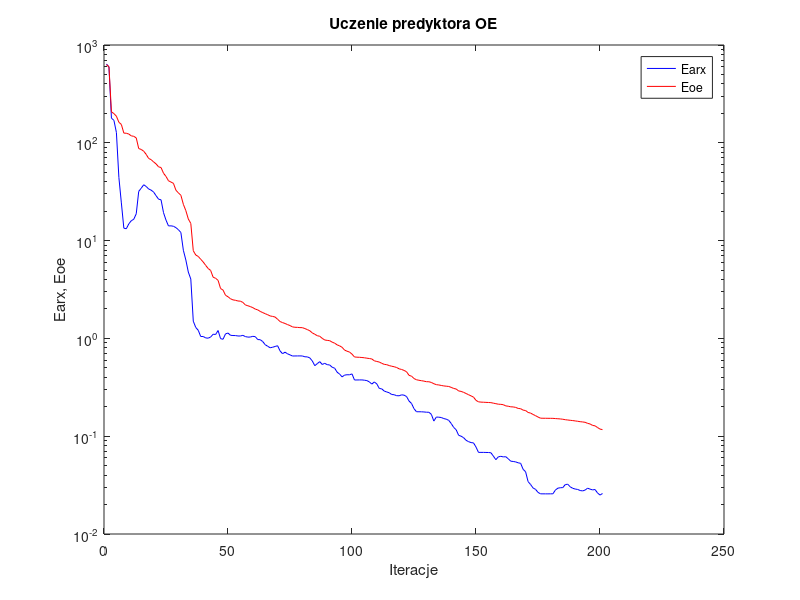
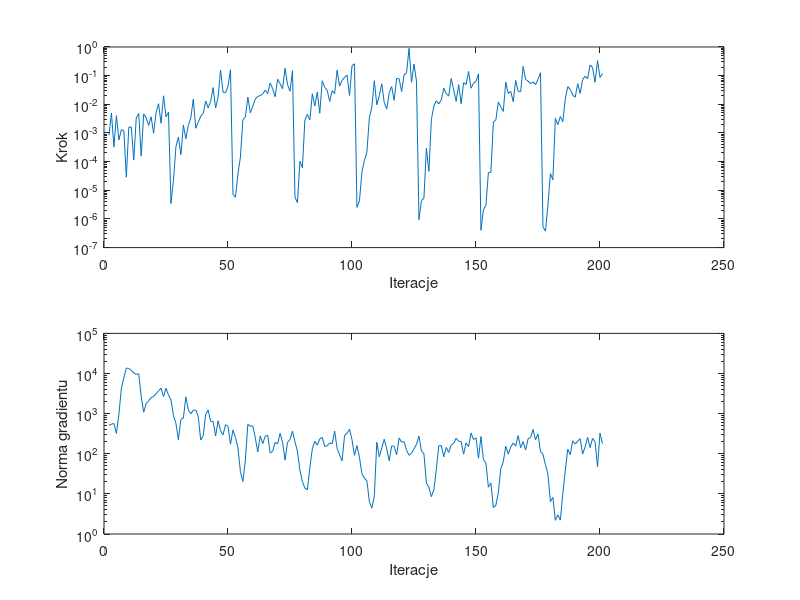

Recreate these plots in MATLAB, in order.
%uczenie predyktora oe
clear all;
n=0; farx(n+1)=6.396215e+002; foe(n+1)=6.296078e+002; wspucz(n+1)=0.000000e+000; ng(n+1)=0.000000e+000;
%odnowa zmiennej metryki
n=1; farx(n+1)=5.955820e+002; foe(n+1)=5.987134e+002; krok(n+1)=8.258271e-004; ng(n+1)=5.130221e+002;
n=2; farx(n+1)=1.784708e+002; foe(n+1)=2.072271e+002; krok(n+1)=5.003630e-003; ng(n+1)=5.467328e+002;
n=3; farx(n+1)=1.697208e+002; foe(n+1)=1.989067e+002; krok(n+1)=3.246155e-004; ng(n+1)=5.672086e+002;
n=4; farx(n+1)=1.274601e+002; foe(n+1)=1.870631e+002; krok(n+1)=4.026836e-003; ng(n+1)=3.209070e+002;
n=5; farx(n+1)=4.416833e+001; foe(n+1)=1.621670e+002; krok(n+1)=5.704577e-004; ng(n+1)=9.535685e+002;
n=6; farx(n+1)=2.430043e+001; foe(n+1)=1.540183e+002; krok(n+1)=1.301857e-003; ng(n+1)=4.268856e+003;
n=7; farx(n+1)=1.339420e+001; foe(n+1)=1.256716e+002; krok(n+1)=1.202286e-003; ng(n+1)=7.942774e+003;
n=8; farx(n+1)=1.321910e+001; foe(n+1)=1.252265e+002; krok(n+1)=2.867992e-005; ng(n+1)=1.367842e+004;
n=9; farx(n+1)=1.483394e+001; foe(n+1)=1.228918e+002; krok(n+1)=1.587460e-003; ng(n+1)=1.336012e+004;
n=10; farx(n+1)=1.597471e+001; foe(n+1)=1.177391e+002; krok(n+1)=1.618881e-003; ng(n+1)=1.198039e+004;
n=11; farx(n+1)=1.651914e+001; foe(n+1)=1.165186e+002; krok(n+1)=1.131625e-004; ng(n+1)=1.031765e+004;
n=12; farx(n+1)=1.880942e+001; foe(n+1)=1.122011e+002; krok(n+1)=3.303815e-003; ng(n+1)=9.545012e+003;
n=13; farx(n+1)=3.187712e+001; foe(n+1)=8.730033e+001; krok(n+1)=4.806036e-003; ng(n+1)=9.802008e+003;
n=14; farx(n+1)=3.431604e+001; foe(n+1)=8.555041e+001; krok(n+1)=1.546804e-004; ng(n+1)=2.653652e+003;
n=15; farx(n+1)=3.723533e+001; foe(n+1)=8.204352e+001; krok(n+1)=4.624038e-003; ng(n+1)=1.085896e+003;
n=16; farx(n+1)=3.579423e+001; foe(n+1)=7.623217e+001; krok(n+1)=3.427028e-003; ng(n+1)=1.781525e+003;
n=17; farx(n+1)=3.371311e+001; foe(n+1)=6.917144e+001; krok(n+1)=1.830478e-003; ng(n+1)=2.081328e+003;
n=18; farx(n+1)=3.282693e+001; foe(n+1)=6.726461e+001; krok(n+1)=3.660956e-003; ng(n+1)=2.505447e+003;
n=19; farx(n+1)=3.136572e+001; foe(n+1)=6.375250e+001; krok(n+1)=9.724064e-004; ng(n+1)=2.676057e+003;
n=20; farx(n+1)=2.879444e+001; foe(n+1)=6.086407e+001; krok(n+1)=5.200687e-003; ng(n+1)=3.145425e+003;
n=21; farx(n+1)=2.650827e+001; foe(n+1)=5.677870e+001; krok(n+1)=1.048329e-002; ng(n+1)=3.698312e+003;
n=22; farx(n+1)=2.612952e+001; foe(n+1)=5.586717e+001; krok(n+1)=2.168540e-003; ng(n+1)=4.294411e+003;
n=23; farx(n+1)=1.930025e+001; foe(n+1)=4.883667e+001; krok(n+1)=1.977848e-002; ng(n+1)=2.672552e+003;
n=24; farx(n+1)=1.619613e+001; foe(n+1)=4.529921e+001; krok(n+1)=3.621201e-003; ng(n+1)=4.301030e+003;
n=25; farx(n+1)=1.412801e+001; foe(n+1)=4.090855e+001; krok(n+1)=5.390749e-003; ng(n+1)=2.912520e+003;
%odnowa zmiennej metryki
n=26; farx(n+1)=1.416091e+001; foe(n+1)=3.967310e+001; krok(n+1)=3.445799e-006; ng(n+1)=2.220262e+003;
n=27; farx(n+1)=1.401166e+001; foe(n+1)=3.851646e+001; krok(n+1)=2.253084e-005; ng(n+1)=8.945603e+002;
n=28; farx(n+1)=1.356754e+001; foe(n+1)=3.274291e+001; krok(n+1)=3.309440e-004; ng(n+1)=5.747729e+002;
n=29; farx(n+1)=1.292685e+001; foe(n+1)=3.076612e+001; krok(n+1)=7.240164e-004; ng(n+1)=2.236832e+002;
n=30; farx(n+1)=1.209363e+001; foe(n+1)=2.907596e+001; krok(n+1)=1.733806e-004; ng(n+1)=7.208743e+002;
n=31; farx(n+1)=7.965097e+000; foe(n+1)=2.349039e+001; krok(n+1)=1.876490e-003; ng(n+1)=7.753801e+002;
n=32; farx(n+1)=6.332860e+000; foe(n+1)=2.025249e+001; krok(n+1)=6.298318e-004; ng(n+1)=2.612608e+003;
n=33; farx(n+1)=4.766347e+000; foe(n+1)=1.663159e+001; krok(n+1)=1.849454e-003; ng(n+1)=1.240363e+003;
n=34; farx(n+1)=4.042562e+000; foe(n+1)=1.498400e+001; krok(n+1)=3.364099e-003; ng(n+1)=9.934085e+002;
n=35; farx(n+1)=1.500462e+000; foe(n+1)=7.874969e+000; krok(n+1)=1.506159e-002; ng(n+1)=1.218617e+003;
n=36; farx(n+1)=1.293516e+000; foe(n+1)=7.121367e+000; krok(n+1)=1.462193e-003; ng(n+1)=1.222239e+003;
n=37; farx(n+1)=1.210971e+000; foe(n+1)=6.889647e+000; krok(n+1)=2.359800e-003; ng(n+1)=8.509076e+002;
n=38; farx(n+1)=1.046076e+000; foe(n+1)=6.440840e+000; krok(n+1)=3.870416e-003; ng(n+1)=2.194596e+002;
n=39; farx(n+1)=1.045974e+000; foe(n+1)=6.045246e+000; krok(n+1)=4.761479e-003; ng(n+1)=2.788137e+002;
n=40; farx(n+1)=1.012010e+000; foe(n+1)=5.582094e+000; krok(n+1)=1.297031e-002; ng(n+1)=9.663141e+002;
n=41; farx(n+1)=1.005273e+000; foe(n+1)=5.184293e+000; krok(n+1)=7.530795e-003; ng(n+1)=1.228649e+003;
n=42; farx(n+1)=1.033067e+000; foe(n+1)=4.952127e+000; krok(n+1)=1.264842e-002; ng(n+1)=6.453664e+002;
n=43; farx(n+1)=1.103199e+000; foe(n+1)=4.225127e+000; krok(n+1)=3.826493e-002; ng(n+1)=6.332008e+002;
n=44; farx(n+1)=1.096591e+000; foe(n+1)=4.119110e+000; krok(n+1)=7.385876e-003; ng(n+1)=2.770770e+002;
n=45; farx(n+1)=1.203825e+000; foe(n+1)=3.922079e+000; krok(n+1)=1.771116e-002; ng(n+1)=6.647853e+002;
n=46; farx(n+1)=9.947457e-001; foe(n+1)=3.236177e+000; krok(n+1)=1.559800e-001; ng(n+1)=3.750198e+002;
n=47; farx(n+1)=9.797058e-001; foe(n+1)=3.120149e+000; krok(n+1)=2.643052e-002; ng(n+1)=2.958500e+002;
n=48; farx(n+1)=1.112977e+000; foe(n+1)=2.757971e+000; krok(n+1)=2.541206e-002; ng(n+1)=5.279930e+002;
n=49; farx(n+1)=1.134772e+000; foe(n+1)=2.667058e+000; krok(n+1)=4.256083e-002; ng(n+1)=4.866418e+002;
n=50; farx(n+1)=1.075925e+000; foe(n+1)=2.543400e+000; krok(n+1)=1.608941e-001; ng(n+1)=1.739277e+002;
%odnowa zmiennej metryki
n=51; farx(n+1)=1.070241e+000; foe(n+1)=2.477177e+000; krok(n+1)=7.258975e-006; ng(n+1)=3.917004e+002;
n=52; farx(n+1)=1.069076e+000; foe(n+1)=2.452806e+000; krok(n+1)=5.678744e-006; ng(n+1)=2.544238e+002;
n=53; farx(n+1)=1.058604e+000; foe(n+1)=2.413150e+000; krok(n+1)=3.736271e-005; ng(n+1)=1.426154e+002;
n=54; farx(n+1)=1.058453e+000; foe(n+1)=2.402846e+000; krok(n+1)=1.418599e-004; ng(n+1)=3.630982e+001;
n=55; farx(n+1)=1.075041e+000; foe(n+1)=2.332673e+000; krok(n+1)=2.899547e-003; ng(n+1)=2.039407e+001;
n=56; farx(n+1)=1.043675e+000; foe(n+1)=2.199358e+000; krok(n+1)=3.544455e-003; ng(n+1)=6.968539e+001;
n=57; farx(n+1)=1.030845e+000; foe(n+1)=2.156794e+000; krok(n+1)=1.793370e-002; ng(n+1)=5.426999e+002;
n=58; farx(n+1)=1.032885e+000; foe(n+1)=2.115810e+000; krok(n+1)=5.038654e-003; ng(n+1)=4.823750e+002;
n=59; farx(n+1)=1.049962e+000; foe(n+1)=2.062994e+000; krok(n+1)=8.346822e-003; ng(n+1)=4.960817e+002;
n=60; farx(n+1)=1.041520e+000; foe(n+1)=1.994500e+000; krok(n+1)=1.526430e-002; ng(n+1)=2.509768e+002;
n=61; farx(n+1)=9.727836e-001; foe(n+1)=1.956645e+000; krok(n+1)=1.881038e-002; ng(n+1)=1.107712e+002;
n=62; farx(n+1)=9.700019e-001; foe(n+1)=1.887609e+000; krok(n+1)=2.015462e-002; ng(n+1)=2.790241e+002;
n=63; farx(n+1)=9.283233e-001; foe(n+1)=1.836098e+000; krok(n+1)=2.307159e-002; ng(n+1)=1.782303e+002;
n=64; farx(n+1)=8.621752e-001; foe(n+1)=1.789043e+000; krok(n+1)=3.106913e-002; ng(n+1)=2.737714e+002;
n=65; farx(n+1)=8.313899e-001; foe(n+1)=1.746694e+000; krok(n+1)=2.339865e-002; ng(n+1)=2.909142e+002;
n=66; farx(n+1)=8.019149e-001; foe(n+1)=1.696833e+000; krok(n+1)=5.576355e-002; ng(n+1)=1.044456e+002;
n=67; farx(n+1)=8.124408e-001; foe(n+1)=1.677982e+000; krok(n+1)=3.500452e-002; ng(n+1)=1.155491e+002;
n=68; farx(n+1)=8.271375e-001; foe(n+1)=1.653940e+000; krok(n+1)=1.848181e-002; ng(n+1)=1.916002e+002;
n=69; farx(n+1)=8.414764e-001; foe(n+1)=1.568999e+000; krok(n+1)=7.527621e-002; ng(n+1)=1.748146e+002;
n=70; farx(n+1)=7.447104e-001; foe(n+1)=1.487036e+000; krok(n+1)=5.285294e-002; ng(n+1)=3.226354e+002;
n=71; farx(n+1)=6.973047e-001; foe(n+1)=1.451008e+000; krok(n+1)=3.500452e-002; ng(n+1)=1.934431e+002;
n=72; farx(n+1)=7.233459e-001; foe(n+1)=1.420983e+000; krok(n+1)=1.827549e-001; ng(n+1)=6.958943e+001;
n=73; farx(n+1)=6.955587e-001; foe(n+1)=1.384542e+000; krok(n+1)=4.904612e-002; ng(n+1)=1.922235e+002;
n=74; farx(n+1)=6.787334e-001; foe(n+1)=1.353066e+000; krok(n+1)=2.858001e-002; ng(n+1)=2.283860e+002;
n=75; farx(n+1)=6.607089e-001; foe(n+1)=1.311399e+000; krok(n+1)=1.481341e-001; ng(n+1)=3.652248e+002;
%odnowa zmiennej metryki
n=76; farx(n+1)=6.615141e-001; foe(n+1)=1.299506e+000; krok(n+1)=5.685733e-006; ng(n+1)=2.003719e+002;
n=77; farx(n+1)=6.618531e-001; foe(n+1)=1.296745e+000; krok(n+1)=3.735477e-006; ng(n+1)=1.155143e+002;
n=78; farx(n+1)=6.623937e-001; foe(n+1)=1.289292e+000; krok(n+1)=1.032442e-004; ng(n+1)=3.881657e+001;
n=79; farx(n+1)=6.610965e-001; foe(n+1)=1.288045e+000; krok(n+1)=6.106065e-005; ng(n+1)=2.012336e+001;
n=80; farx(n+1)=6.486939e-001; foe(n+1)=1.259835e+000; krok(n+1)=2.827499e-003; ng(n+1)=1.391701e+001;
n=81; farx(n+1)=6.471549e-001; foe(n+1)=1.230739e+000; krok(n+1)=4.464102e-003; ng(n+1)=1.256993e+001;
n=82; farx(n+1)=6.311918e-001; foe(n+1)=1.196606e+000; krok(n+1)=2.855545e-003; ng(n+1)=4.480982e+001;
n=83; farx(n+1)=5.877990e-001; foe(n+1)=1.137338e+000; krok(n+1)=2.331822e-002; ng(n+1)=1.324813e+002;
n=84; farx(n+1)=5.259444e-001; foe(n+1)=1.102672e+000; krok(n+1)=8.751130e-003; ng(n+1)=2.047882e+002;
n=85; farx(n+1)=5.521353e-001; foe(n+1)=1.065529e+000; krok(n+1)=2.691279e-002; ng(n+1)=1.633334e+002;
n=86; farx(n+1)=5.787776e-001; foe(n+1)=1.051194e+000; krok(n+1)=4.874376e-003; ng(n+1)=2.344912e+002;
n=87; farx(n+1)=5.411294e-001; foe(n+1)=1.001026e+000; krok(n+1)=6.645935e-002; ng(n+1)=2.548966e+002;
n=88; farx(n+1)=5.563167e-001; foe(n+1)=9.636851e-001; krok(n+1)=3.933136e-002; ng(n+1)=1.524044e+002;
n=89; farx(n+1)=5.388322e-001; foe(n+1)=9.543478e-001; krok(n+1)=3.084406e-002; ng(n+1)=1.590594e+002;
n=90; farx(n+1)=5.350947e-001; foe(n+1)=9.480538e-001; krok(n+1)=1.254988e-002; ng(n+1)=1.866318e+002;
n=91; farx(n+1)=5.070736e-001; foe(n+1)=9.155471e-001; krok(n+1)=3.012318e-002; ng(n+1)=1.759624e+002;
n=92; farx(n+1)=4.961287e-001; foe(n+1)=8.943097e-001; krok(n+1)=2.357847e-002; ng(n+1)=3.671117e+002;
n=93; farx(n+1)=4.515141e-001; foe(n+1)=8.591746e-001; krok(n+1)=1.556123e-001; ng(n+1)=1.352456e+002;
n=94; farx(n+1)=4.314761e-001; foe(n+1)=8.390253e-001; krok(n+1)=4.331299e-002; ng(n+1)=9.355814e+001;
n=95; farx(n+1)=4.041697e-001; foe(n+1)=8.111428e-001; krok(n+1)=6.918375e-002; ng(n+1)=6.613680e+001;
n=96; farx(n+1)=4.212102e-001; foe(n+1)=7.595615e-001; krok(n+1)=8.693674e-002; ng(n+1)=2.855990e+002;
n=97; farx(n+1)=4.251032e-001; foe(n+1)=7.395746e-001; krok(n+1)=1.041792e-001; ng(n+1)=3.271579e+002;
n=98; farx(n+1)=4.244576e-001; foe(n+1)=7.252346e-001; krok(n+1)=2.017194e-002; ng(n+1)=4.088345e+002;
n=99; farx(n+1)=4.335479e-001; foe(n+1)=6.903091e-001; krok(n+1)=2.193298e-001; ng(n+1)=2.234764e+002;
n=100; farx(n+1)=3.756112e-001; foe(n+1)=6.462622e-001; krok(n+1)=2.583432e-001; ng(n+1)=9.137327e+001;
%odnowa zmiennej metryki
n=101; farx(n+1)=3.758521e-001; foe(n+1)=6.424555e-001; krok(n+1)=2.542898e-006; ng(n+1)=1.599027e+002;
n=102; farx(n+1)=3.761497e-001; foe(n+1)=6.410032e-001; krok(n+1)=4.273013e-006; ng(n+1)=8.236087e+001;
n=103; farx(n+1)=3.763444e-001; foe(n+1)=6.377885e-001; krok(n+1)=4.244958e-005; ng(n+1)=3.157707e+001;
n=104; farx(n+1)=3.737432e-001; foe(n+1)=6.337640e-001; krok(n+1)=1.089132e-004; ng(n+1)=2.462806e+001;
n=105; farx(n+1)=3.702423e-001; foe(n+1)=6.276040e-001; krok(n+1)=2.130969e-004; ng(n+1)=2.119720e+001;
n=106; farx(n+1)=3.592065e-001; foe(n+1)=6.226697e-001; krok(n+1)=3.408889e-003; ng(n+1)=6.380234e+000;
n=107; farx(n+1)=3.411252e-001; foe(n+1)=6.163206e-001; krok(n+1)=7.805422e-003; ng(n+1)=4.408402e+000;
n=108; farx(n+1)=3.587604e-001; foe(n+1)=5.898459e-001; krok(n+1)=6.688253e-002; ng(n+1)=8.884381e+000;
n=109; farx(n+1)=3.424844e-001; foe(n+1)=5.809137e-001; krok(n+1)=9.552064e-003; ng(n+1)=1.932378e+002;
n=110; farx(n+1)=3.078934e-001; foe(n+1)=5.732501e-001; krok(n+1)=2.014462e-002; ng(n+1)=8.355879e+001;
n=111; farx(n+1)=3.047869e-001; foe(n+1)=5.560821e-001; krok(n+1)=5.208958e-002; ng(n+1)=1.394029e+002;
n=112; farx(n+1)=2.893924e-001; foe(n+1)=5.429042e-001; krok(n+1)=1.142218e-002; ng(n+1)=2.301247e+002;
n=113; farx(n+1)=2.833624e-001; foe(n+1)=5.386291e-001; krok(n+1)=6.800237e-003; ng(n+1)=1.316067e+002;
n=114; farx(n+1)=2.781395e-001; foe(n+1)=5.276626e-001; krok(n+1)=2.529683e-002; ng(n+1)=6.721643e+001;
n=115; farx(n+1)=2.668809e-001; foe(n+1)=5.193062e-001; krok(n+1)=4.171622e-002; ng(n+1)=1.576802e+002;
n=116; farx(n+1)=2.655604e-001; foe(n+1)=5.132717e-001; krok(n+1)=1.378623e-002; ng(n+1)=1.540925e+002;
n=117; farx(n+1)=2.596557e-001; foe(n+1)=5.038848e-001; krok(n+1)=7.959957e-002; ng(n+1)=9.465758e+001;
n=118; farx(n+1)=2.590409e-001; foe(n+1)=4.886217e-001; krok(n+1)=7.765706e-002; ng(n+1)=2.474236e+002;
n=119; farx(n+1)=2.649215e-001; foe(n+1)=4.811314e-001; krok(n+1)=2.764852e-002; ng(n+1)=1.950146e+002;
n=120; farx(n+1)=2.628661e-001; foe(n+1)=4.706793e-001; krok(n+1)=1.067078e-001; ng(n+1)=2.000557e+002;
n=121; farx(n+1)=2.543639e-001; foe(n+1)=4.559991e-001; krok(n+1)=1.261335e-001; ng(n+1)=1.221933e+002;
n=122; farx(n+1)=2.288892e-001; foe(n+1)=4.187342e-001; krok(n+1)=8.961161e-001; ng(n+1)=9.168463e+001;
n=123; farx(n+1)=2.161935e-001; foe(n+1)=4.111491e-001; krok(n+1)=5.873647e-002; ng(n+1)=1.022422e+002;
n=124; farx(n+1)=1.911375e-001; foe(n+1)=3.887851e-001; krok(n+1)=2.553603e-001; ng(n+1)=1.321541e+002;
n=125; farx(n+1)=1.778503e-001; foe(n+1)=3.777004e-001; krok(n+1)=6.402713e-002; ng(n+1)=1.724407e+002;
%odnowa zmiennej metryki
n=126; farx(n+1)=1.778399e-001; foe(n+1)=3.731195e-001; krok(n+1)=9.338693e-007; ng(n+1)=2.740390e+002;
n=127; farx(n+1)=1.776384e-001; foe(n+1)=3.695451e-001; krok(n+1)=4.273013e-006; ng(n+1)=1.171232e+002;
n=128; farx(n+1)=1.769841e-001; foe(n+1)=3.657937e-001; krok(n+1)=5.378706e-006; ng(n+1)=9.996241e+001;
n=129; farx(n+1)=1.759223e-001; foe(n+1)=3.608469e-001; krok(n+1)=2.942857e-004; ng(n+1)=1.859818e+001;
n=130; farx(n+1)=1.756664e-001; foe(n+1)=3.604327e-001; krok(n+1)=4.572173e-005; ng(n+1)=1.480166e+001;
n=131; farx(n+1)=1.672672e-001; foe(n+1)=3.544787e-001; krok(n+1)=2.914778e-003; ng(n+1)=8.549545e+000;
n=132; farx(n+1)=1.427457e-001; foe(n+1)=3.441111e-001; krok(n+1)=8.751130e-003; ng(n+1)=1.255451e+001;
n=133; farx(n+1)=1.570422e-001; foe(n+1)=3.364835e-001; krok(n+1)=1.333847e-002; ng(n+1)=4.080719e+001;
n=134; farx(n+1)=1.564187e-001; foe(n+1)=3.341878e-001; krok(n+1)=1.033570e-002; ng(n+1)=1.590968e+002;
n=135; farx(n+1)=1.552928e-001; foe(n+1)=3.302744e-001; krok(n+1)=1.419977e-002; ng(n+1)=1.600568e+002;
n=136; farx(n+1)=1.514683e-001; foe(n+1)=3.267280e-001; krok(n+1)=3.650930e-002; ng(n+1)=8.401934e+001;
n=137; farx(n+1)=1.493297e-001; foe(n+1)=3.245775e-001; krok(n+1)=2.386882e-002; ng(n+1)=1.440868e+002;
n=138; farx(n+1)=1.452418e-001; foe(n+1)=3.225945e-001; krok(n+1)=1.938343e-002; ng(n+1)=1.081188e+002;
n=139; farx(n+1)=1.349741e-001; foe(n+1)=3.156724e-001; krok(n+1)=8.000730e-002; ng(n+1)=1.648279e+002;
n=140; farx(n+1)=1.230311e-001; foe(n+1)=3.078253e-001; krok(n+1)=3.142152e-002; ng(n+1)=1.826989e+002;
n=141; farx(n+1)=1.163267e-001; foe(n+1)=3.038470e-001; krok(n+1)=1.269968e-002; ng(n+1)=2.440805e+002;
n=142; farx(n+1)=1.021486e-001; foe(n+1)=2.902414e-001; krok(n+1)=4.879939e-002; ng(n+1)=2.055812e+002;
n=143; farx(n+1)=1.000282e-001; foe(n+1)=2.871944e-001; krok(n+1)=1.045775e-002; ng(n+1)=2.032325e+002;
n=144; farx(n+1)=9.657331e-002; foe(n+1)=2.807227e-001; krok(n+1)=5.684082e-002; ng(n+1)=9.742724e+001;
n=145; farx(n+1)=9.076068e-002; foe(n+1)=2.733689e-001; krok(n+1)=4.904612e-002; ng(n+1)=1.853661e+002;
n=146; farx(n+1)=8.799068e-002; foe(n+1)=2.655956e-001; krok(n+1)=1.399123e-001; ng(n+1)=1.505494e+002;
n=147; farx(n+1)=8.604156e-002; foe(n+1)=2.584673e-001; krok(n+1)=3.637216e-002; ng(n+1)=3.271497e+002;
n=148; farx(n+1)=8.542141e-002; foe(n+1)=2.510095e-001; krok(n+1)=5.418912e-002; ng(n+1)=2.275817e+002;
n=149; farx(n+1)=7.744583e-002; foe(n+1)=2.324934e-001; krok(n+1)=6.287977e-002; ng(n+1)=2.482536e+002;
n=150; farx(n+1)=6.832373e-002; foe(n+1)=2.246331e-001; krok(n+1)=1.158784e-001; ng(n+1)=7.732390e+001;
%odnowa zmiennej metryki
n=151; farx(n+1)=6.831456e-002; foe(n+1)=2.230864e-001; krok(n+1)=4.028387e-007; ng(n+1)=2.685631e+002;
n=152; farx(n+1)=6.831117e-002; foe(n+1)=2.225433e-001; krok(n+1)=2.061254e-006; ng(n+1)=7.183660e+001;
n=153; farx(n+1)=6.820740e-002; foe(n+1)=2.217618e-001; krok(n+1)=3.017794e-006; ng(n+1)=5.841667e+001;
n=154; farx(n+1)=6.812678e-002; foe(n+1)=2.211863e-001; krok(n+1)=4.194015e-005; ng(n+1)=1.466091e+001;
n=155; farx(n+1)=6.776408e-002; foe(n+1)=2.203793e-001; krok(n+1)=4.229784e-005; ng(n+1)=1.875239e+001;
n=156; farx(n+1)=6.262454e-002; foe(n+1)=2.176951e-001; krok(n+1)=2.407737e-003; ng(n+1)=4.567318e+000;
n=157; farx(n+1)=5.753755e-002; foe(n+1)=2.151028e-001; krok(n+1)=2.847449e-003; ng(n+1)=5.194140e+000;
n=158; farx(n+1)=6.152663e-002; foe(n+1)=2.124732e-001; krok(n+1)=1.204622e-002; ng(n+1)=1.079530e+001;
n=159; farx(n+1)=6.229955e-002; foe(n+1)=2.117077e-001; krok(n+1)=8.155298e-003; ng(n+1)=4.228921e+001;
n=160; farx(n+1)=6.143699e-002; foe(n+1)=2.100056e-001; krok(n+1)=5.655154e-003; ng(n+1)=6.335967e+001;
n=161; farx(n+1)=6.172185e-002; foe(n+1)=2.041534e-001; krok(n+1)=5.873647e-002; ng(n+1)=1.543186e+002;
n=162; farx(n+1)=5.874728e-002; foe(n+1)=2.025356e-001; krok(n+1)=2.399905e-002; ng(n+1)=9.844201e+001;
n=163; farx(n+1)=5.555971e-002; foe(n+1)=1.998018e-001; krok(n+1)=2.812841e-002; ng(n+1)=1.473353e+002;
n=164; farx(n+1)=5.515559e-002; foe(n+1)=1.992346e-001; krok(n+1)=1.238474e-002; ng(n+1)=1.859400e+002;
n=165; farx(n+1)=5.460545e-002; foe(n+1)=1.970311e-001; krok(n+1)=6.813219e-002; ng(n+1)=1.553150e+002;
n=166; farx(n+1)=5.347363e-002; foe(n+1)=1.923322e-001; krok(n+1)=2.865057e-002; ng(n+1)=2.841890e+002;
n=167; farx(n+1)=5.279968e-002; foe(n+1)=1.910201e-001; krok(n+1)=2.732857e-002; ng(n+1)=1.412802e+002;
n=168; farx(n+1)=4.585826e-002; foe(n+1)=1.847606e-001; krok(n+1)=2.093785e-001; ng(n+1)=2.004554e+002;
n=169; farx(n+1)=4.328808e-002; foe(n+1)=1.829814e-001; krok(n+1)=7.356694e-002; ng(n+1)=1.242669e+002;
n=170; farx(n+1)=3.432240e-002; foe(n+1)=1.749033e-001; krok(n+1)=6.460817e-002; ng(n+1)=2.351588e+002;
n=171; farx(n+1)=3.209542e-002; foe(n+1)=1.723339e-001; krok(n+1)=5.197516e-002; ng(n+1)=2.529481e+002;
n=172; farx(n+1)=2.957043e-002; foe(n+1)=1.668549e-001; krok(n+1)=6.024636e-002; ng(n+1)=4.041013e+002;
n=173; farx(n+1)=2.862285e-002; foe(n+1)=1.622028e-001; krok(n+1)=4.852216e-002; ng(n+1)=2.226876e+002;
n=174; farx(n+1)=2.664571e-002; foe(n+1)=1.570733e-001; krok(n+1)=7.431643e-002; ng(n+1)=3.081179e+002;
n=175; farx(n+1)=2.575451e-002; foe(n+1)=1.528758e-001; krok(n+1)=1.261335e-001; ng(n+1)=1.131730e+002;
%odnowa zmiennej metryki
n=176; farx(n+1)=2.574143e-002; foe(n+1)=1.526098e-001; krok(n+1)=5.198074e-007; ng(n+1)=9.719337e+001;
n=177; farx(n+1)=2.573838e-002; foe(n+1)=1.525535e-001; krok(n+1)=3.758688e-007; ng(n+1)=5.352374e+001;
n=178; farx(n+1)=2.573012e-002; foe(n+1)=1.524052e-001; krok(n+1)=3.101308e-006; ng(n+1)=3.122720e+001;
n=179; farx(n+1)=2.575334e-002; foe(n+1)=1.523258e-001; krok(n+1)=3.840954e-005; ng(n+1)=6.398669e+000;
n=180; farx(n+1)=2.576420e-002; foe(n+1)=1.522404e-001; krok(n+1)=2.328800e-005; ng(n+1)=8.171983e+000;
n=181; farx(n+1)=2.810169e-002; foe(n+1)=1.514673e-001; krok(n+1)=3.240245e-003; ng(n+1)=2.192557e+000;
n=182; farx(n+1)=2.942815e-002; foe(n+1)=1.508685e-001; krok(n+1)=1.945210e-003; ng(n+1)=3.009792e+000;
n=183; farx(n+1)=2.971946e-002; foe(n+1)=1.501643e-001; krok(n+1)=3.752980e-003; ng(n+1)=2.218406e+000;
n=184; farx(n+1)=2.981946e-002; foe(n+1)=1.490757e-001; krok(n+1)=2.458210e-003; ng(n+1)=1.018553e+001;
n=185; farx(n+1)=3.201439e-002; foe(n+1)=1.474778e-001; krok(n+1)=1.548285e-002; ng(n+1)=3.828710e+001;
n=186; farx(n+1)=3.227039e-002; foe(n+1)=1.464347e-001; krok(n+1)=4.134280e-002; ng(n+1)=1.302676e+002;
n=187; farx(n+1)=3.035631e-002; foe(n+1)=1.453944e-001; krok(n+1)=3.301014e-002; ng(n+1)=9.447394e+001;
n=188; farx(n+1)=2.933249e-002; foe(n+1)=1.444797e-001; krok(n+1)=2.107682e-002; ng(n+1)=2.098562e+002;
n=189; farx(n+1)=2.882838e-002; foe(n+1)=1.433209e-001; krok(n+1)=1.761298e-002; ng(n+1)=1.754361e+002;
n=190; farx(n+1)=2.854673e-002; foe(n+1)=1.421186e-001; krok(n+1)=5.286105e-002; ng(n+1)=2.063665e+002;
n=191; farx(n+1)=2.783352e-002; foe(n+1)=1.407328e-001; krok(n+1)=2.399905e-002; ng(n+1)=2.374930e+002;
n=192; farx(n+1)=2.758572e-002; foe(n+1)=1.398965e-001; krok(n+1)=7.338628e-002; ng(n+1)=9.833219e+001;
n=193; farx(n+1)=2.814780e-002; foe(n+1)=1.387022e-001; krok(n+1)=9.513510e-002; ng(n+1)=1.487569e+002;
n=194; farx(n+1)=2.939924e-002; foe(n+1)=1.353075e-001; krok(n+1)=7.911391e-002; ng(n+1)=2.568982e+002;
n=195; farx(n+1)=2.877110e-002; foe(n+1)=1.334055e-001; krok(n+1)=2.357265e-001; ng(n+1)=1.423223e+002;
n=196; farx(n+1)=2.825719e-002; foe(n+1)=1.289453e-001; krok(n+1)=1.914311e-001; ng(n+1)=2.413054e+002;
n=197; farx(n+1)=2.848399e-002; foe(n+1)=1.276611e-001; krok(n+1)=5.857529e-002; ng(n+1)=2.001278e+002;
n=198; farx(n+1)=2.629670e-002; foe(n+1)=1.226765e-001; krok(n+1)=3.372291e-001; ng(n+1)=4.751792e+001;
n=199; farx(n+1)=2.500914e-002; foe(n+1)=1.182706e-001; krok(n+1)=8.662598e-002; ng(n+1)=3.264987e+002;
n=200; farx(n+1)=2.594350e-002; foe(n+1)=1.167363e-001; krok(n+1)=1.186921e-001; ng(n+1)=1.791135e+002;

figure; semilogy(farx,'b'); hold on; semilogy(foe,'r'); xlabel('Iteracje'); ylabel('Earx, Eoe'); legend('Earx','Eoe'); title('Uczenie predyktora OE');
figure; subplot(2,1,1); semilogy(krok); xlabel('Iteracje'); ylabel('Krok');
subplot(2,1,2); semilogy(ng); xlabel('Iteracje'); ylabel('Norma gradientu');
Earx=farx(n+1)
Eoe=foe(n+1)
